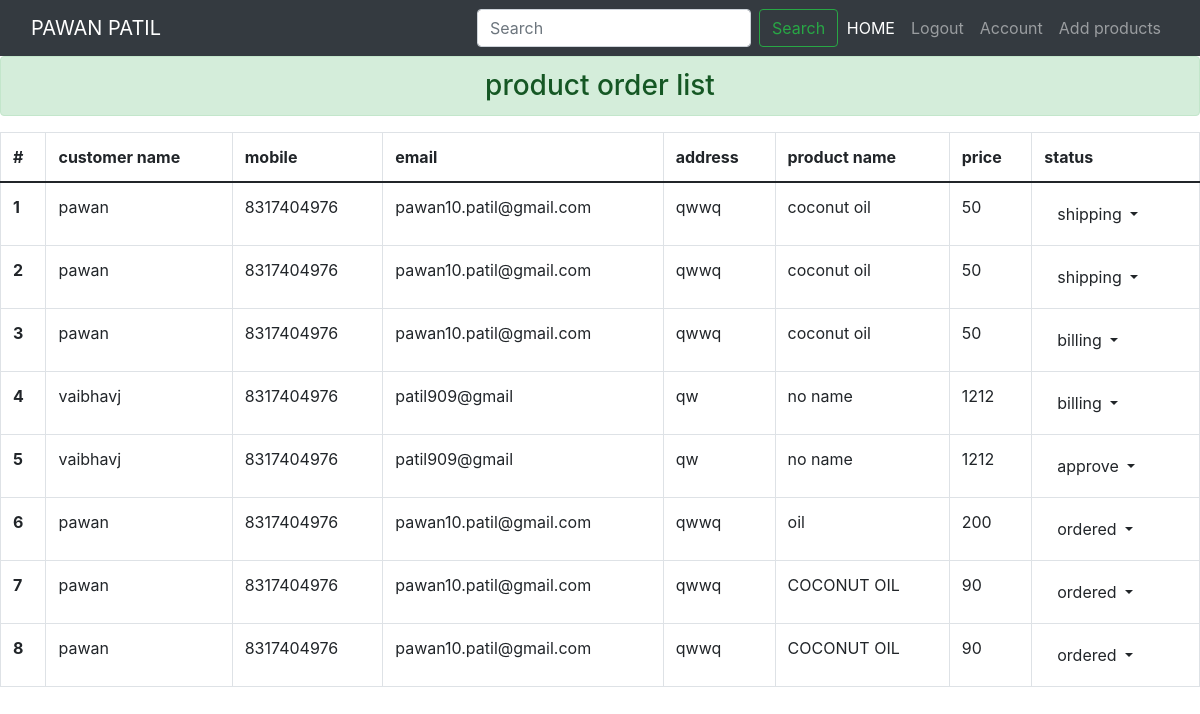
The app's page /adminapp/order-list/ (signed in) with its own data.
### bazzar/models.py (models this page shows, shortened)
class Order(models.Model):
    order_id=models.CharField(max_length=50)
    user = models.ForeignKey(User, on_delete=models.CASCADE)
    address=models.ForeignKey(Address, on_delete=models.CASCADE , null=True)
    product_name =models.CharField(max_length=30)
    category =models.CharField(max_length=10,choices=CATEGORY_CHOICES)
    price =models.IntegerField()
    description =models.CharField(max_length=30)
    status = models.CharField(max_length=20, choices=STATUS_CHOICES, default="ordered")

class Address(models.Model):
    user = models.ForeignKey(User, on_delete=models.CASCADE,null=True)
    flat_number=models.IntegerField()
    appartment_name=models.CharField(max_length=50)
    street_name=models.CharField(max_length=50)
    pincode=models.IntegerField()
    state=models.CharField(max_length=50)
    country=models.CharField(max_length=50)
    mobile=models.IntegerField(default='8317404976')

### adminapp/views.py (the view)
# urls.py: path('order-list/',views.order_list_view, name = 'order_list'),
def order_list_view(request):
    order = Order.objects.all()
    return render(request, 'adminapp/order_list.html',{'order':order})

### templates/adminapp/order_list.html (shortened to what this page needs)
{% extends 'base.html'%}
{% block content %}
<div class="alert alert-success h3" style="text-align:center" role="alert">product order list</div>
<table class="table table-bordered border-success ">
    <thead>
      <tr>
        <th scope="col">#</th>
        <th scope="col">customer name</th>
        <th scope="col">mobile</th>
        <th scope="col">email</th>
        <th scope="col">address</th>
        <th scope="col">product name</th>
        <th scope="col">price</th>
        <th scope="col">status</th>
      </tr>
    </thead>
    <tbody>
        {% for o in order %}
      <tr>
        <th scope="row">{{ forloop.counter }}</th>
        <td>{{ o.user.username }}</td>
        <td>{{ o.address.mobile }}</td>
        <td>{{ o.user.email }}</td>
        <td>{{ o.address.appartment_name }}</td>
        <td>{{ o.product_name }}</td>
        <td>{{ o.price }}</td>
        <td>
          <div class="dropdown">
            <button class="btn dropdown-toggle" type="button" id="dropdownMenuButton1" data-bs-toggle="dropdown" aria-expanded="false">
              {{ o.status }}
            </button>
          </div>
        </td>
      </tr>
      {% endfor %}
    </tbody>
  </table>
{% endblock content %}

### records on screen
Order: user.username "pawan", address.mobile "8317404976", user.email "pawan10.patil@gmail.com", address.appartment_name "qwwq", product_name "coconut oil", price "50", status "shipping"
Order: user.username "pawan", address.mobile "8317404976", user.email "pawan10.patil@gmail.com", address.appartment_name "qwwq", product_name "coconut oil", price "50", status "shipping"
Order: user.username "pawan", address.mobile "8317404976", user.email "pawan10.patil@gmail.com", address.appartment_name "qwwq", product_name "coconut oil", price "50", status "billing"
Order: user.username "vaibhavj", address.mobile "8317404976", user.email "patil909@gmail", address.appartment_name "qw", product_name "no name", price "1212", status "billing"
Order: user.username "vaibhavj", address.mobile "8317404976", user.email "patil909@gmail", address.appartment_name "qw", product_name "no name", price "1212", status "approve"
Order: user.username "pawan", address.mobile "8317404976", user.email "pawan10.patil@gmail.com", address.appartment_name "qwwq", product_name "oil", price "200", status "ordered"
Order: user.username "pawan", address.mobile "8317404976", user.email "pawan10.patil@gmail.com", address.appartment_name "qwwq", product_name "COCONUT OIL", price "90", status "ordered"
Order: user.username "pawan", address.mobile "8317404976", user.email "pawan10.patil@gmail.com", address.appartment_name "qwwq", product_name "COCONUT OIL", price "90", status "ordered"
